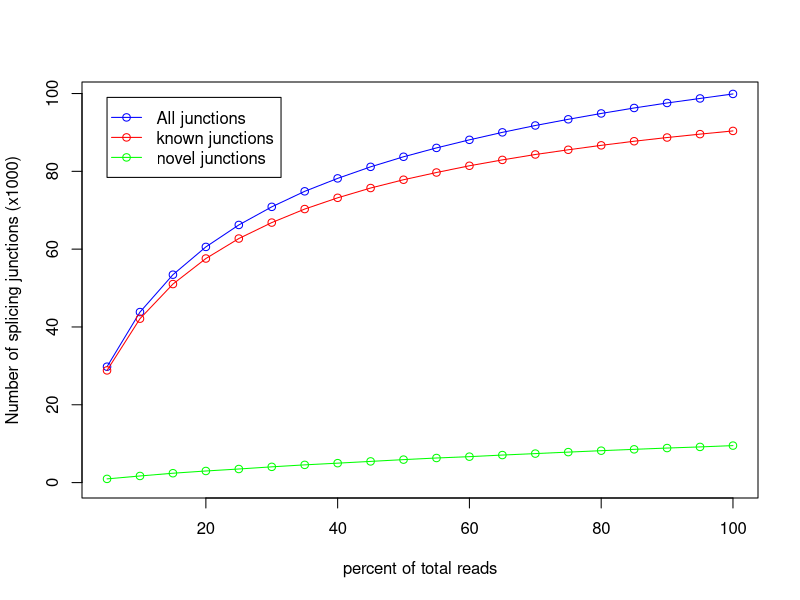

Generate this figure with R:
pdf('../out_GSE56087_nor/out_RSeQC/out.junctionSaturation_plot.pdf')
x=c(5,10,15,20,25,30,35,40,45,50,55,60,65,70,75,80,85,90,95,100)
y=c(28837,42128,51026,57593,62727,66827,70305,73195,75710,77842,79701,81431,82940,84330,85540,86678,87736,88690,89562,90388)
z=c(29788,43830,53435,60576,66219,70876,74863,78190,81157,83746,86022,88096,90018,91783,93373,94879,96285,97568,98732,99894)
w=c(951,1702,2409,2983,3492,4049,4558,4995,5447,5904,6321,6665,7078,7453,7833,8201,8549,8878,9170,9506)
m=max(90,99,9)
n=min(28,29,0)
plot(x,z/1000,xlab='percent of total reads',ylab='Number of splicing junctions (x1000)',type='o',col='blue',ylim=c(n,m))
points(x,y/1000,type='o',col='red')
points(x,w/1000,type='o',col='green')
legend(5,99, legend=c("All junctions","known junctions", "novel junctions"),col=c("blue","red","green"),lwd=1,pch=1)
dev.off()
